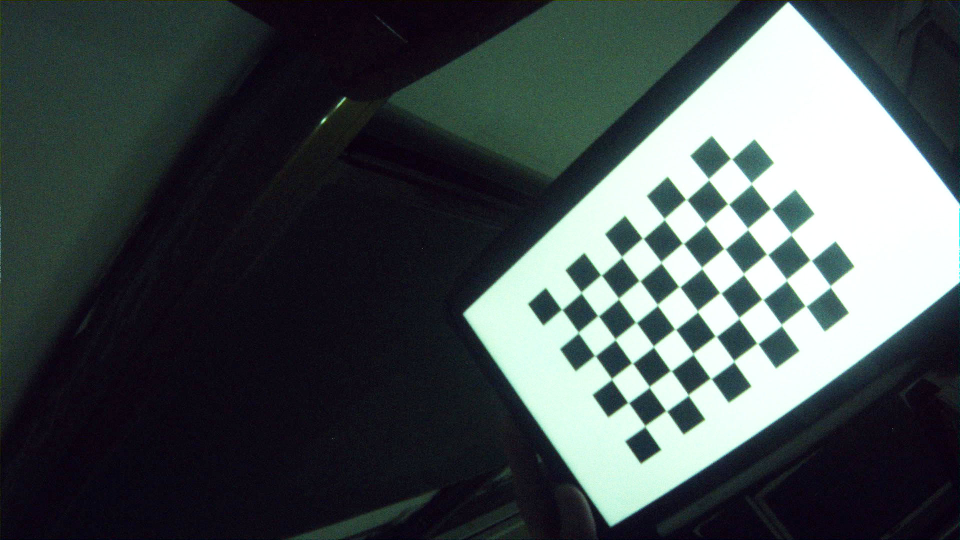
#> input picture py_verification/in/cap.jpg, 1920 x 1080 px, found by its file name (shown at 1/2 size)
$ python wb.py
#> lines starting #> are read from the running program, lines starting #| are printed output that depends on the picture; long printed decimals are rounded

import cv2
import numpy as np


def sh(name, img, scale = 2):
    # return
    h, w = img.shape[:2]
    img_resized = cv2.resize(img, dsize=(int(w / scale), int(h / scale)))
    print(f"show pic: {name}, size: [{w},{h}]")
    cv2.imshow(name, img_resized)


img = cv2.imread("./cap.jpg")
#> img is the input picture: shape (1080, 1920, 3); mean B, G, R 80.4, 78.8, 70.3
img_f = img.astype(np.float32)

bgr = np.array(cv2.mean(img_f)[:3], np.float32)
#> bgr = [80.38, 78.78, 70.27]
bgr_avg = (bgr[0] + bgr[1] + bgr[2]) / 3
#> bgr_avg = 76.48
wb_gain = bgr_avg / bgr
#> wb_gain = [0.951, 0.971, 1.09]

print(wb_gain * 1024)
#| [ 974.222  994.0706  1114.501  ]

img_wb = img_f * wb_gain
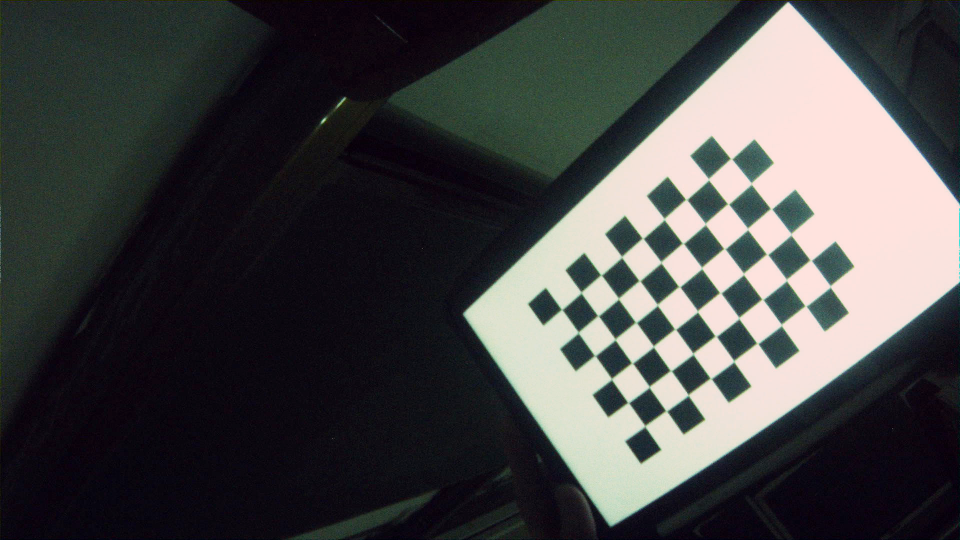
#> img_wb: shape (1080, 1920, 3) float32 (shown at 1/2 size); mean B, G, R 76.1, 76.1, 76.7; drawn with min black and max white
img_wb = np.clip(img_wb, 0, 255).astype(np.uint8)

sh("orig", img)
#> in sh, `img_resized = cv2.resize(img, dsize=(int(w / scale), int(h / scale)))`:
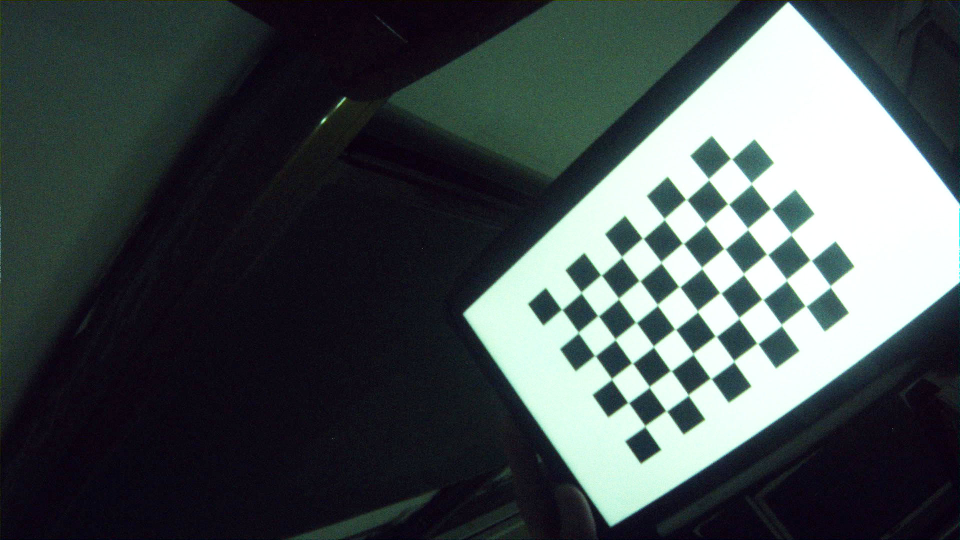
#> img_resized: shape (540, 960, 3); mean B, G, R 80.5, 78.9, 70.4
#| show pic: orig, size: [1920,1080]
sh("wb", img_wb)
#| show pic: wb, size: [1920,1080]
cv2.imwrite("wb.jpg", img_wb)
cv2.waitKey(0)

$ run again, with py_verification/in/img01.jpg copied over py_verification/in/cap.jpg
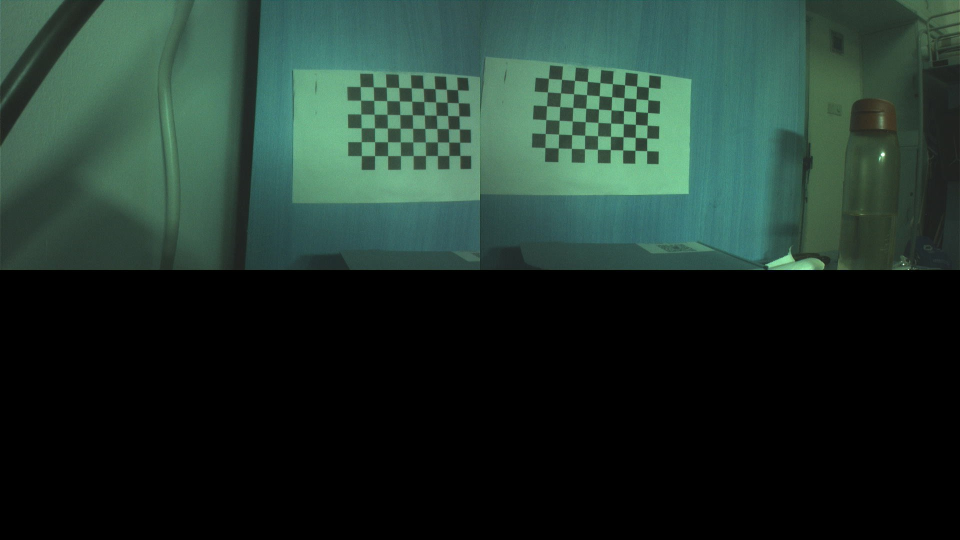
#> input picture py_verification/in/img01.jpg, 1920 x 1080 px, found by its file name (shown at 1/2 size)
#> img is the input picture: shape (1080, 1920, 3); mean B, G, R 43.7, 51.7, 32.2
#> bgr = [43.72, 51.67, 32.17]
#> bgr_avg = 42.52
#> wb_gain = [0.973, 0.823, 1.32]
#| [ 995.921  842.59    1353.5927 ]
#> `img_wb = img_f * wb_gain`:
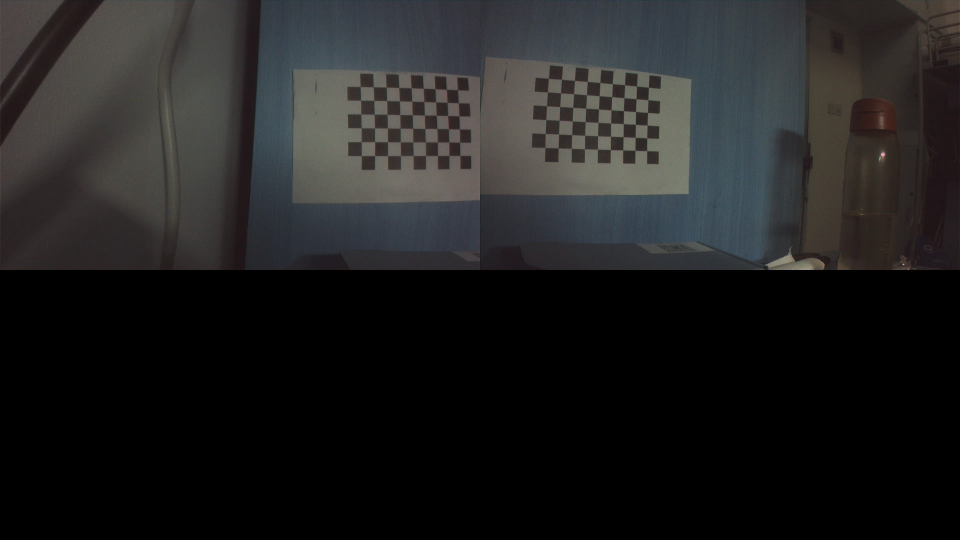
#> img_wb: shape (1080, 1920, 3) float32 (shown at 1/2 size); mean B, G, R 42.5, 42.5, 42.5; drawn with min black and max white
#| show pic: orig, size: [1920,1080]
#> in sh (call 2), `img_resized = cv2.resize(img, dsize=(int(w / scale), int(h / scale)))`:
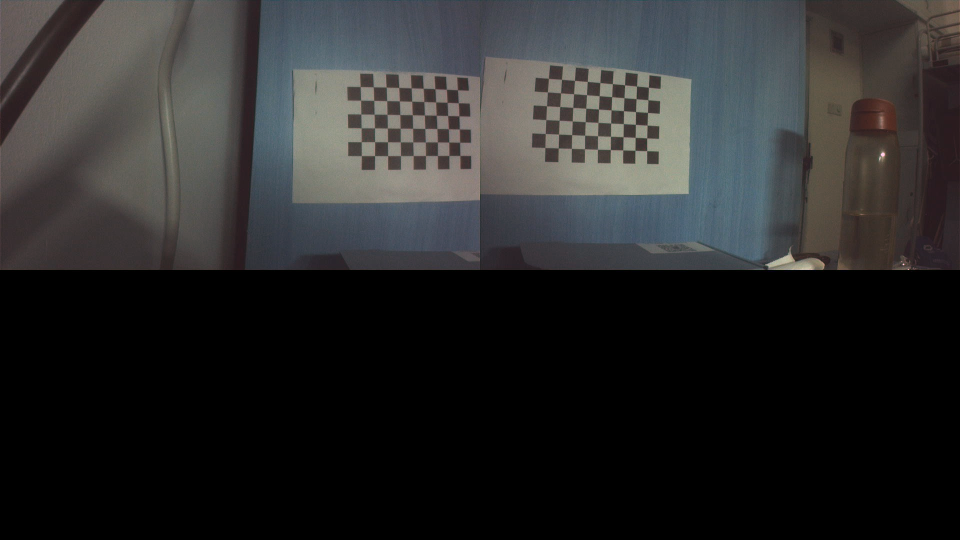
#> img_resized: shape (540, 960, 3); mean B, G, R 42.3, 42.3, 42.3
#| show pic: wb, size: [1920,1080]
